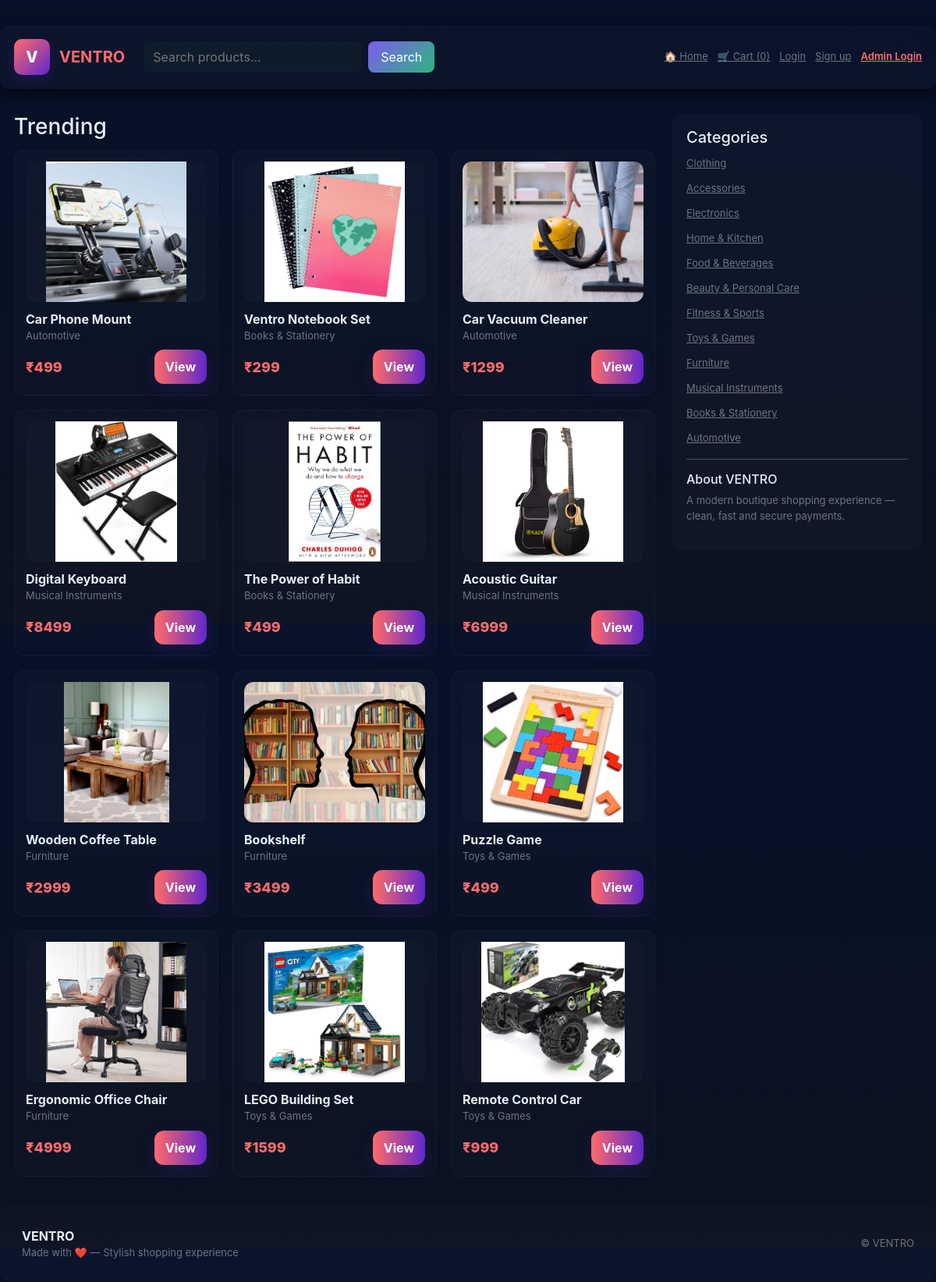
Before: / with the older database file.
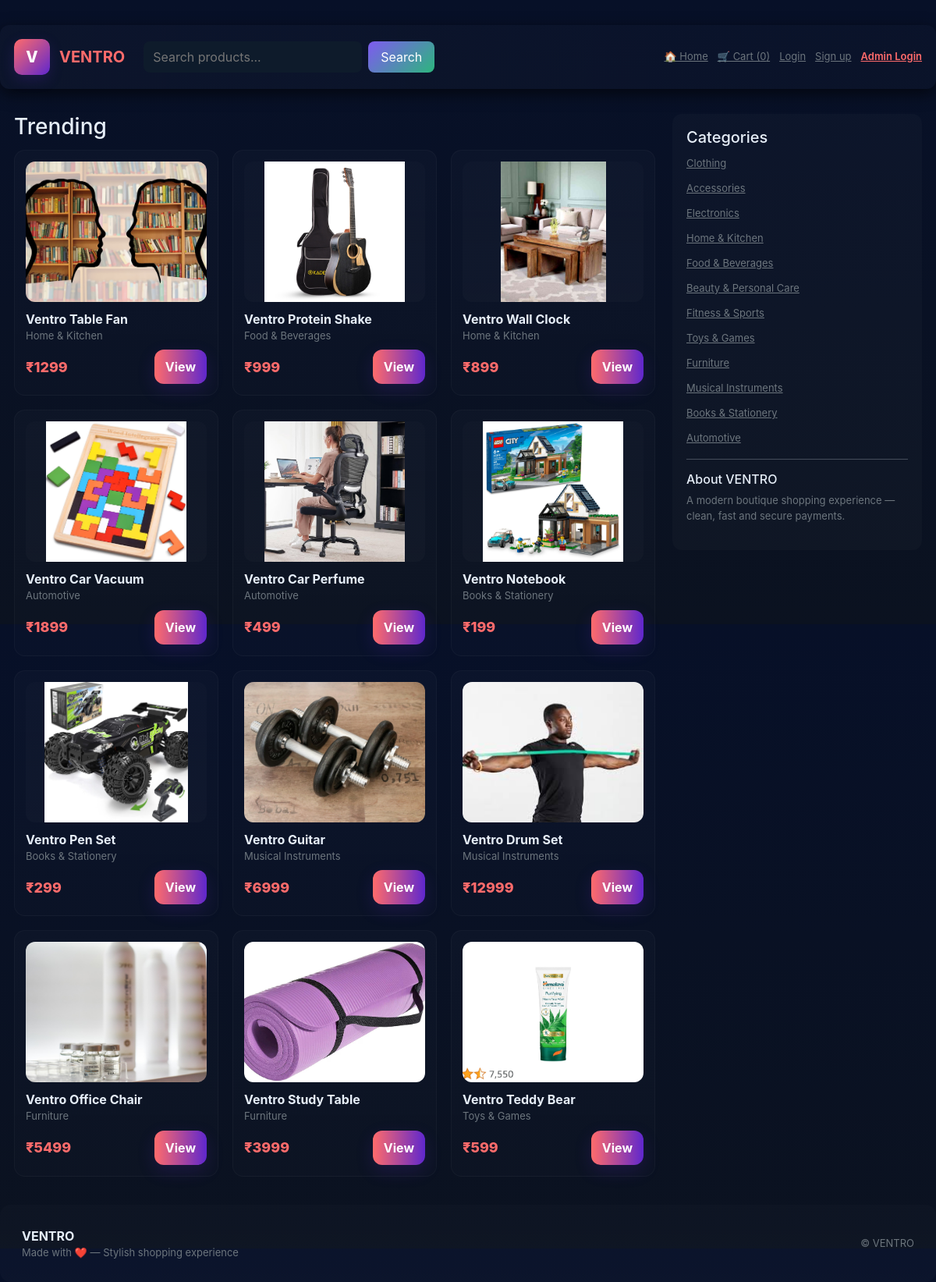
After: the same page with the newer database file.
### models.py (models this page shows)
class Product(db.Model):
    id = db.Column(db.Integer, primary_key=True)
    title = db.Column(db.String(200), nullable=False)
    slug = db.Column(db.String(250), unique=True, nullable=False)
    description = db.Column(db.Text, nullable=True)
    price = db.Column(db.Integer, nullable=False)  # price in rupees
    image = db.Column(db.String(300), nullable=True)
    category_id = db.Column(db.Integer, db.ForeignKey('category.id'))
    category = db.relationship('Category', backref='products')
    is_available = db.Column(db.Boolean, default=True)  # ✅ added field
    created_at = db.Column(db.DateTime, default=datetime.utcnow)

class Category(db.Model):
    id = db.Column(db.Integer, primary_key=True)
    name = db.Column(db.String(80), unique=True, nullable=False)
    slug = db.Column(db.String(120), unique=True, nullable=False)
    created_at = db.Column(db.DateTime, default=datetime.utcnow)

### app.py (the view)
    @app.route('/')
    def home():
        categories = Category.query.all()
        products = Product.query.order_by(Product.created_at.desc()).limit(12).all()
        return render_template('home.html', products=products, categories=categories)

### templates/home.html (shortened to what this page needs)
{% extends "base.html" %}
{% block content %}
<div class="grid">
  <div>
    <h3 style="margin-bottom:12px">Trending</h3>
    <div class="card-grid">
      {% for p in products %}
      <div class="product-card">
        <div class="prod-img">
          {% if p.image %}
            <img src="{{ url_for('static', filename=p.image) }}" alt="{{ p.title }}">
          {% else %}
            <img src="{{ url_for('static', filename='images/products/default.jpg') }}" alt="No Image">
          {% endif %}
        </div>
        <div class="prod-title">{{ p.title }}</div>
        <div class="small-muted">{{ p.category.name if p.category else '' }}</div>
        <div style="display:flex;justify-content:space-between;align-items:center;margin-top:8px">
          <div class="prod-price">₹{{ p.price }}</div>
          <div>
            {% if p.is_available %}
              <a class="button" href="{{ url_for('product_view', slug=p.slug) }}">View</a>
            {% else %}
              <button class="button" disabled style="opacity:0.6;cursor:not-allowed;">Out of Stock</button>
            {% endif %}
          </div>
        </div>
      </div>
      {% endfor %}
    </div>
  </div>
  <aside>
    <div style="padding:18px;border-radius:12px;background:rgba(255,255,255,0.02)">
      <h5>Categories</h5>
      <ul style="list-style:none;padding:0;margin:0">
        {% for c in categories %}
        <li style="margin:8px 0">
          <a href="{{ url_for('category_view', slug=c.slug) }}" class="small-muted">{{ c.name }}</a>
        </li>
        {% endfor %}
      </ul>
      <hr>
      <div>
        <h6>About VENTRO</h6>
        <p class="small-muted">A modern boutique shopping experience — clean, fast and secure payments.</p>
      </div>
    </div>
  </aside>
</div>
{% endblock %}

Changed rows visible on the page:
no longer on this page (row unchanged): Product: image (picture), title "Car Phone Mount", category "Automotive", price "499"
no longer on this page (row unchanged): Product: image (picture), title "Ventro Notebook Set", category "Books & Stationery", price "299"
no longer on this page (row unchanged): Product: image (picture), title "Car Vacuum Cleaner", category "Automotive", price "1299"
no longer on this page (row unchanged): Product: image (picture), title "Digital Keyboard", category "Musical Instruments", price "8499"
no longer on this page (row unchanged): Product: image (picture), title "The Power of Habit", category "Books & Stationery", price "499"
no longer on this page (row unchanged): Product: image (picture), title "Acoustic Guitar", category "Musical Instruments", price "6999"
no longer on this page (row unchanged): Product: image (picture), title "Wooden Coffee Table", category "Furniture", price "2999"
no longer on this page (row unchanged): Product: image (picture), title "Bookshelf", category "Furniture", price "3499"
no longer on this page (row unchanged): Product: image (picture), title "Puzzle Game", category "Toys & Games", price "499"
no longer on this page (row unchanged): Product: image (picture), title "Ergonomic Office Chair", category "Furniture", price "4999"
no longer on this page (row unchanged): Product: image (picture), title "LEGO Building Set", category "Toys & Games", price "1599"
no longer on this page (row unchanged): Product: image (picture), title "Remote Control Car", category "Toys & Games", price "999"
added Product: image (picture), title "Ventro Table Fan", category "Home & Kitchen", price "1299"
added Product: image (picture), title "Ventro Protein Shake", category "Food & Beverages", price "999"
added Product: image (picture), title "Ventro Wall Clock", category "Home & Kitchen", price "899"
added Product: image (picture), title "Ventro Car Vacuum", category "Automotive", price "1899"
added Product: image (picture), title "Ventro Car Perfume", category "Automotive", price "499"
added Product: image (picture), title "Ventro Notebook", category "Books & Stationery", price "199"
added Product: image (picture), title "Ventro Pen Set", category "Books & Stationery", price "299"
added Product: image (picture), title "Ventro Guitar", category "Musical Instruments", price "6999"
added Product: image (picture), title "Ventro Drum Set", category "Musical Instruments", price "12999"
added Product: image (picture), title "Ventro Office Chair", category "Furniture", price "5499"
added Product: image (picture), title "Ventro Study Table", category "Furniture", price "3999"
added Product: image (picture), title "Ventro Teddy Bear", category "Toys & Games", price "599"
